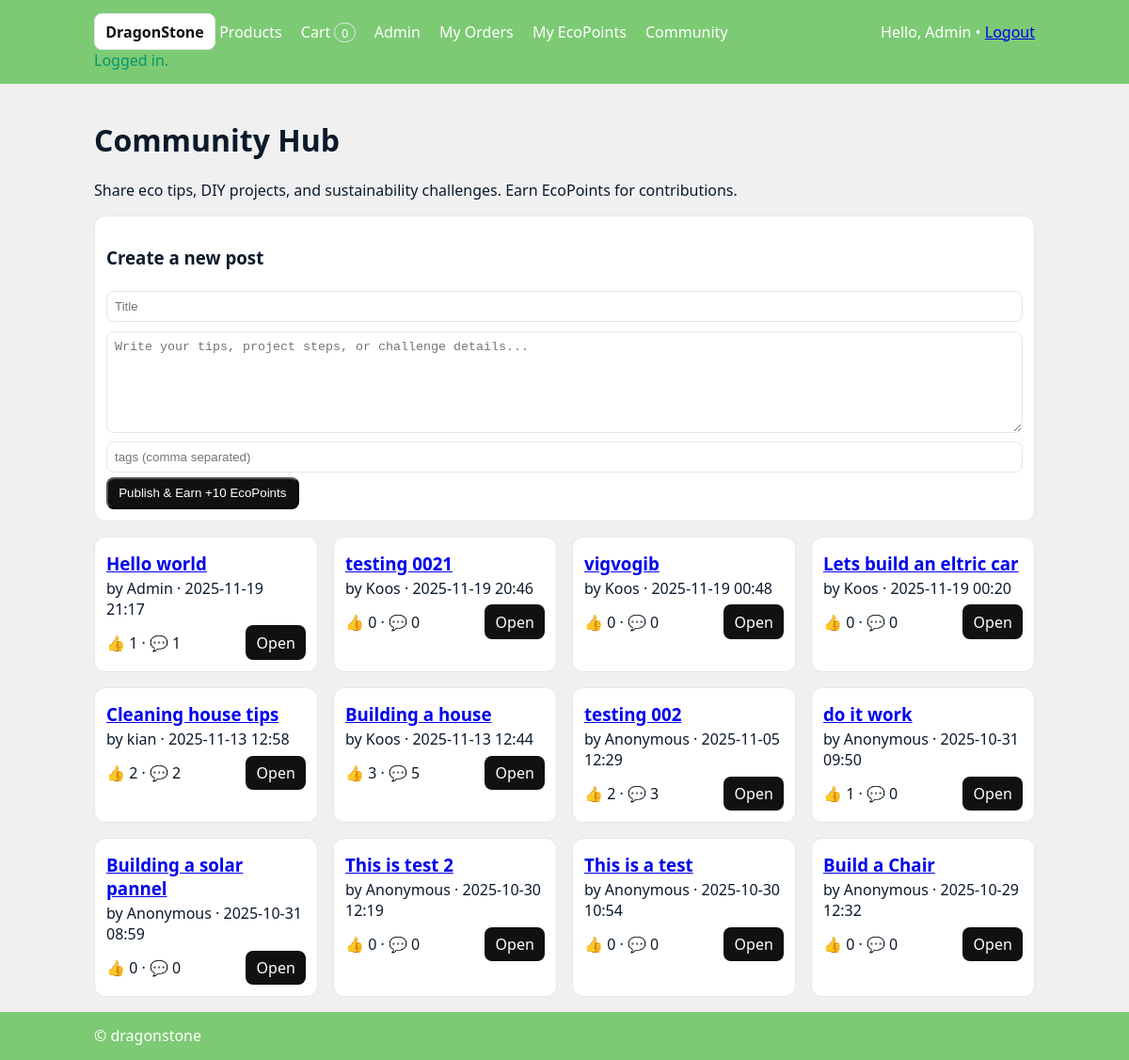
Screenshot of /community.php (signed in) with the database file from the repository.
### tables this page shows
CREATE TABLE `forum_posts` (
  `id` int(11) NOT NULL,
  `user_id` int(11) DEFAULT NULL,
  `title` varchar(180) NOT NULL,
  `slug` varchar(220) NOT NULL,
  `body` text NOT NULL,
  `tags` varchar(250) DEFAULT NULL,
  `is_published` tinyint(1) NOT NULL DEFAULT 1,
  `is_flagged` tinyint(1) NOT NULL DEFAULT 0,
  `upvotes` int(11) NOT NULL DEFAULT 0,
  `comments_cnt` int(11) NOT NULL DEFAULT 0,
  `created_at` datetime NOT NULL DEFAULT current_timestamp()
);

CREATE TABLE `users` (
  `id` int(11) NOT NULL,
  `name` varchar(120) NOT NULL,
  `email` varchar(160) NOT NULL,
  `password_hash` varchar(255) NOT NULL,
  `role` enum('admin','staff','customer','manager') NOT NULL DEFAULT 'customer',
  `created_at` timestamp NOT NULL DEFAULT current_timestamp()
);

### config.php (called while the page is built, shortened)
<?php
$USE_DB    = true;
require __DIR__.'/db.php';
require __DIR__.'/functions.php';

### functions.php (called while the page is built, shortened)
<?php
function e($s)
{
  return htmlspecialchars((string)$s, ENT_QUOTES, 'UTF-8');
}
function forum_posts_all($limit = 20, $offset = 0)
{
  global $mysqli, $USE_DB;
  $sql = "SELECT p.*, u.name AS author
        FROM forum_posts p
        LEFT JOIN users u ON u.id=p.user_id
        WHERE is_published=1
        ORDER BY created_at DESC
        LIMIT ? OFFSET ?";
  $st = mysqli_prepare($mysqli, $sql);
  mysqli_stmt_bind_param($st, "ii", $limit, $offset);
  mysqli_stmt_execute($st);
  $res = mysqli_stmt_get_result($st);
  return mysqli_fetch_all($res, MYSQLI_ASSOC);
}

### community.php (the view, shortened to what this page needs)
<?php
require __DIR__.'/header.php';
require_once __DIR__.'/functions.php';
$user = $_SESSION['user'] ?? null;
$posts = forum_posts_all(20,0);
?>
<h1>Community Hub</h1>
<p class="muted">Share eco tips, DIY projects, and sustainability challenges. Earn EcoPoints for contributions.</p>
<?php if($user): ?>
  <section class="card pad" style="margin-bottom:1rem">
    <h3>Create a new post</h3>
    <form method="post">
      <div class="row">
        <input type="text" name="title" placeholder="Title" required style="width:100%;margin:.3rem 0">
      </div>
      <div class="row">
        <textarea name="body" placeholder="Write your tips, project steps, or challenge details..." rows="6" required style="width:100%;margin:.3rem 0"></textarea>
      </div>
      <div class="row">
        <input type="text" name="tags" placeholder="tags (comma separated)" style="width:100%;margin:.3rem 0">
      </div>
      <button class="btn">Publish & Earn +<?= ECOPOINTS_POST ?> EcoPoints</button>
    </form>
  </section>
<?php else: ?>
  <div class="alert">Please <a href="login.php">log in</a> to create posts and earn EcoPoints.</div>
<?php endif; ?>
<section class="grid cards">
<?php foreach($posts as $p): ?>
  <article class="card">
    <div class="pad">
      <h3 style="margin:.2rem 0">
        <a href="community_post.php?post=<?= e($p['slug']) ?>"><?= e($p['title']) ?></a>
      </h3>
      <p class="muted" style="margin:0 0 .4rem 0">
        by <?= e($p['author'] ?? 'Anonymous') ?> · <?= e(date('Y-m-d H:i', strtotime($p['created_at']))) ?>
      </p>
      <div class="row" style="justify-content:space-between">
        <span>👍 <?= (int)$p['upvotes'] ?> · 💬 <?= (int)$p['comments_cnt'] ?></span>
        <a class="btn" href="community_post.php?post=<?= e($p['slug']) ?>">Open</a>
      </div>
    </div>
  </article>
<?php endforeach; ?>
</section>
<?php require __DIR__.'/footer.php'; ?>

### header.php (style rules this page uses)
:root { --brand:#0ea5e9;--ink:#0b1a2b;--muted:#f6f8fb;--border:#e5e7eb; }
body { margin:0;font-family:system-ui,Segoe UI,Roboto,Arial,sans-serif;color:var(--ink) }
.grid { display:grid;gap:1rem }
.cards { grid-template-columns:repeat(auto-fit,minmax(220px,1fr)) }
.card { border:1px solid var(--border);border-radius:12px;overflow:hidden;background:#fff }
.pad { padding:.75rem }
.btn { display:inline-block;background:#111;color:#fff;border-radius:8px;padding:.45rem .7rem;text-decoration:none }
.row { display:flex;gap:.5rem;align-items:center;flex-wrap:wrap;justify-content:space-between }
input,textarea { padding:.5rem;border:1px solid var(--border);border-radius:8px;width:100% }
body { background-image: url('https://t4.ftcdn.net/jpg/05/67/48/63/360_F_567486394_PxcgLM8vtZqyH71fpkcpeKLDZfsbTyHO.jpg'); background-size: cover; background-attachment: fixed; background-position: center; background-repeat: no-repeat; background-color: #f0f0f0; }

### rows the page displays
forum_posts: title "Hello world", user.name "Admin", created_at "2025-11-19 21:17", upvotes "1", comments_cnt "1"
forum_posts: title "testing 0021", user.name "Koos", created_at "2025-11-19 20:46", upvotes "0", comments_cnt "0"
forum_posts: title "vigvogib", user.name "Koos", created_at "2025-11-19 00:48", upvotes "0", comments_cnt "0"
forum_posts: title "Lets build an eltric car", user.name "Koos", created_at "2025-11-19 00:20", upvotes "0", comments_cnt "0"
forum_posts: title "Cleaning house tips", user.name "kian", created_at "2025-11-13 12:58", upvotes "2", comments_cnt "2"
forum_posts: title "Building a house", user.name "Koos", created_at "2025-11-13 12:44", upvotes "3", comments_cnt "5"
forum_posts: title "testing 002", author "Anonymous", created_at "2025-11-05 12:29", upvotes "2", comments_cnt "3"
forum_posts: title "do it work", author "Anonymous", created_at "2025-10-31 09:50", upvotes "1", comments_cnt "0"
forum_posts: title "Building a solar pannel", author "Anonymous", created_at "2025-10-31 08:59", upvotes "0", comments_cnt "0"
forum_posts: title "This is test 2", author "Anonymous", created_at "2025-10-30 12:19", upvotes "0", comments_cnt "0"
forum_posts: title "This is a test", author "Anonymous", created_at "2025-10-30 10:54", upvotes "0", comments_cnt "0"
forum_posts: title "Build a Chair", author "Anonymous", created_at "2025-10-29 12:32", upvotes "0", comments_cnt "0"

### other values shown
array_sum(cart_get() ?: []) "0"
$u['name'] "Admin"
$m "Logged in."
ECOPOINTS_POST "10"
